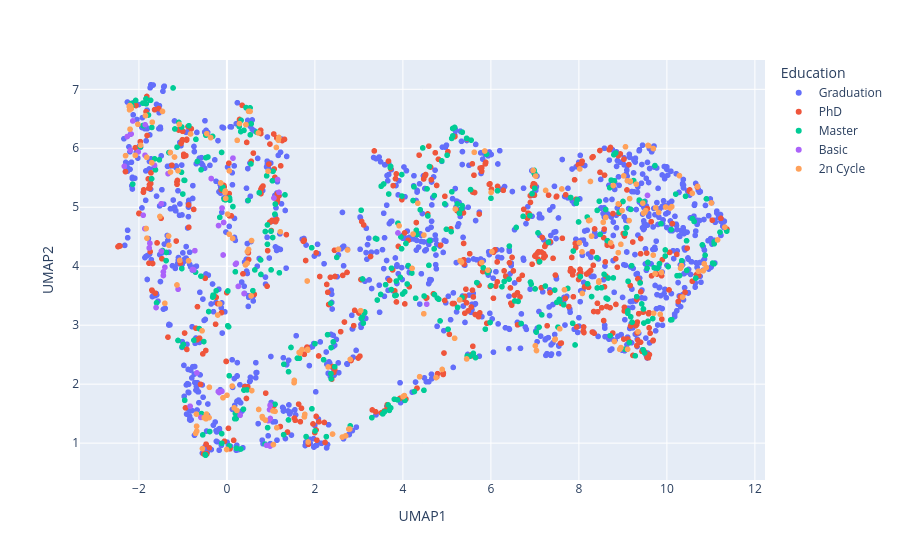

The notebook cell this image was saved under:
### Markdown cell above
# 6. Interaktiv visualisering
Vi använder en interaktiv graf för att utforska kunddata mer i detalj

### Code cell
df["UMAP1"] = X_umap[:,0]
df["UMAP2"] = X_umap[:,1]

fig = px.scatter(
    df,
    x="UMAP1",
    y="UMAP2",
    color="Education",
    hover_data=["Income", "MntWines"]
)

fig.show()

### Figure 1 — Plotly figure (JSON) as saved in the notebook; plotly's stock layout.template omitted (floating-point values rounded to 4 significant figures; data arrays with more than 128 entries replaced by an {"elided": "..."} marker saying what was removed)
{"data": [{"customdata": {"elided": "1116x2 float values"}, "hovertemplate": "Education=Graduation<br>UMAP1=%{x}<br>UMAP2=%{y}<br>Income=%{customdata[0]}<br>MntWines=%{customdata[1]}<extra></extra>", "legendgroup": "Graduation", "marker": {"color": "#636efa", "symbol": "circle"}, "mode": "markers", "name": "Graduation", "showlegend": true, "type": "scattergl", "x": {"elided": "1116 float values"}, "xaxis": "x", "y": {"elided": "1116 float values"}, "yaxis": "y"}, {"customdata": {"elided": "481x2 float values"}, "hovertemplate": "Education=PhD<br>UMAP1=%{x}<br>UMAP2=%{y}<br>Income=%{customdata[0]}<br>MntWines=%{customdata[1]}<extra></extra>", "legendgroup": "PhD", "marker": {"color": "#EF553B", "symbol": "circle"}, "mode": "markers", "name": "PhD", "showlegend": true, "type": "scattergl", "x": {"elided": "481 float values"}, "xaxis": "x", "y": {"elided": "481 float values"}, "yaxis": "y"}, {"customdata": {"elided": "365x2 float values"}, "hovertemplate": "Education=Master<br>UMAP1=%{x}<br>UMAP2=%{y}<br>Income=%{customdata[0]}<br>MntWines=%{customdata[1]}<extra></extra>", "legendgroup": "Master", "marker": {"color": "#00cc96", "symbol": "circle"}, "mode": "markers", "name": "Master", "showlegend": true, "type": "scattergl", "x": {"elided": "365 float values"}, "xaxis": "x", "y": {"elided": "365 float values"}, "yaxis": "y"}, {"customdata": [[7500.0, 6.0], [24590.0, 1.0], [9548.0, 0.0], [28250.0, 1.0], [24880.0, 1.0], [24480.0, 4.0], [27190.0, 1.0], [24280.0, 16.0], [30800.0, 8.0], [18980.0, 2.0], [25960.0, 2.0], [21060.0, 1.0], [13080.0, 2.0], [17490.0, 0.0], [20420.0, 4.0], [26870.0, 0.0], [25440.0, 1.0], [14910.0, 7.0], [15040.0, 4.0], [22630.0, 2.0], [16580.0, 1.0], [14420.0, 0.0], [23720.0, 5.0], [15060.0, 6.0], [8940.0, 1.0], [25710.0, 1.0], [7500.0, 10.0], [27000.0, 7.0], [18390.0, 7.0], [24370.0, 2.0], [17260.0, 6.0], [22630.0, 2.0], [13720.0, 2.0], [24590.0, 1.0], [15860.0, 1.0], [9722.0, 6.0], [18750.0, 2.0], [23530.0, 9.0], [28390.0, 1.0], [16010.0, 3.0], [28250.0, 1.0], [20190.0, 0.0], [24880.0, 1.0], [34440.0, 228.0], [22120.0, 3.0], [22390.0, 0.0], [14190.0, 2.0], [20420.0, 4.0], [16000.0, 1.0], [15250.0, 1.0], [26490.0, 2.0], [25220.0, 4.0], [16180.0, 5.0], [14920.0, 3.0]], "hovertemplate": "Education=Basic<br>UMAP1=%{x}<br>UMAP2=%{y}<br>Income=%{customdata[0]}<br>MntWines=%{customdata[1]}<extra></extra>", "legendgroup": "Basic", "marker": {"color": "#ab63fa", "symbol": "circle"}, "mode": "markers", "name": "Basic", "showlegend": true, "type": "scattergl", "x": [-1.109, 0.9745, -1.865, 0.9688, 0.1949, -0.7284, -2.331, 3.888, -1.338, -1.75, -1.492, -0.1107, -0.3571, -1.489, -2.176, -1.444, -0.837, 0.3006, -0.5908, -0.753, 1.069, 0.9002, -0.6819, 0.9441, -1.646, -2.139, -0.1954, 4.542, -2.195, -1.61, -2.015, -0.7828, -1.766, 0.9818, -1.903, -1.861, -0.1901, 0.2575, -1.443, 1.184, 0.9806, 0.39, 0.2147, 9.56, 0.9868, -1.409, -0.07406, -2.264, -0.1138, -1.859, 0.1376, 1.15, -0.1763, -0.08569], "xaxis": "x", "y": [3.61, 0.9559, 4.637, 1.568, 4.034, 4.264, 5.695, 4.564, 5.57, 4.388, 5.059, 4.987, 5.487, 4.255, 6.242, 3.842, 1.626, 1.472, 1.436, 3.937, 5.156, 0.9641, 2.191, 1.381, 5.711, 6.463, 1.875, 3.357, 5.968, 3.299, 5.938, 3.945, 4.31, 0.9495, 4.865, 5.882, 4.69, 3.658, 3.904, 5.253, 1.643, 3.536, 4.05, 5.201, 1.418, 3.983, 4.742, 6.199, 1.879, 6.398, 5.833, 5.47, 1.858, 4.19], "yaxis": "y"}, {"customdata": {"elided": "200x2 float values"}, "hovertemplate": "Education=2n Cycle<br>UMAP1=%{x}<br>UMAP2=%{y}<br>Income=%{customdata[0]}<br>MntWines=%{customdata[1]}<extra></extra>", "legendgroup": "2n Cycle", "marker": {"color": "#FFA15A", "symbol": "circle"}, "mode": "markers", "name": "2n Cycle", "showlegend": true, "type": "scattergl", "x": {"elided": "200 float values"}, "xaxis": "x", "y": {"elided": "200 float values"}, "yaxis": "y"}], "layout": {"legend": {"title": {"text": "Education"}, "tracegroupgap": 0}, "margin": {"t": 60}, "xaxis": {"anchor": "y", "domain": [0, 1], "title": {"text": "UMAP1"}}, "yaxis": {"anchor": "x", "domain": [0, 1], "title": {"text": "UMAP2"}}}}
